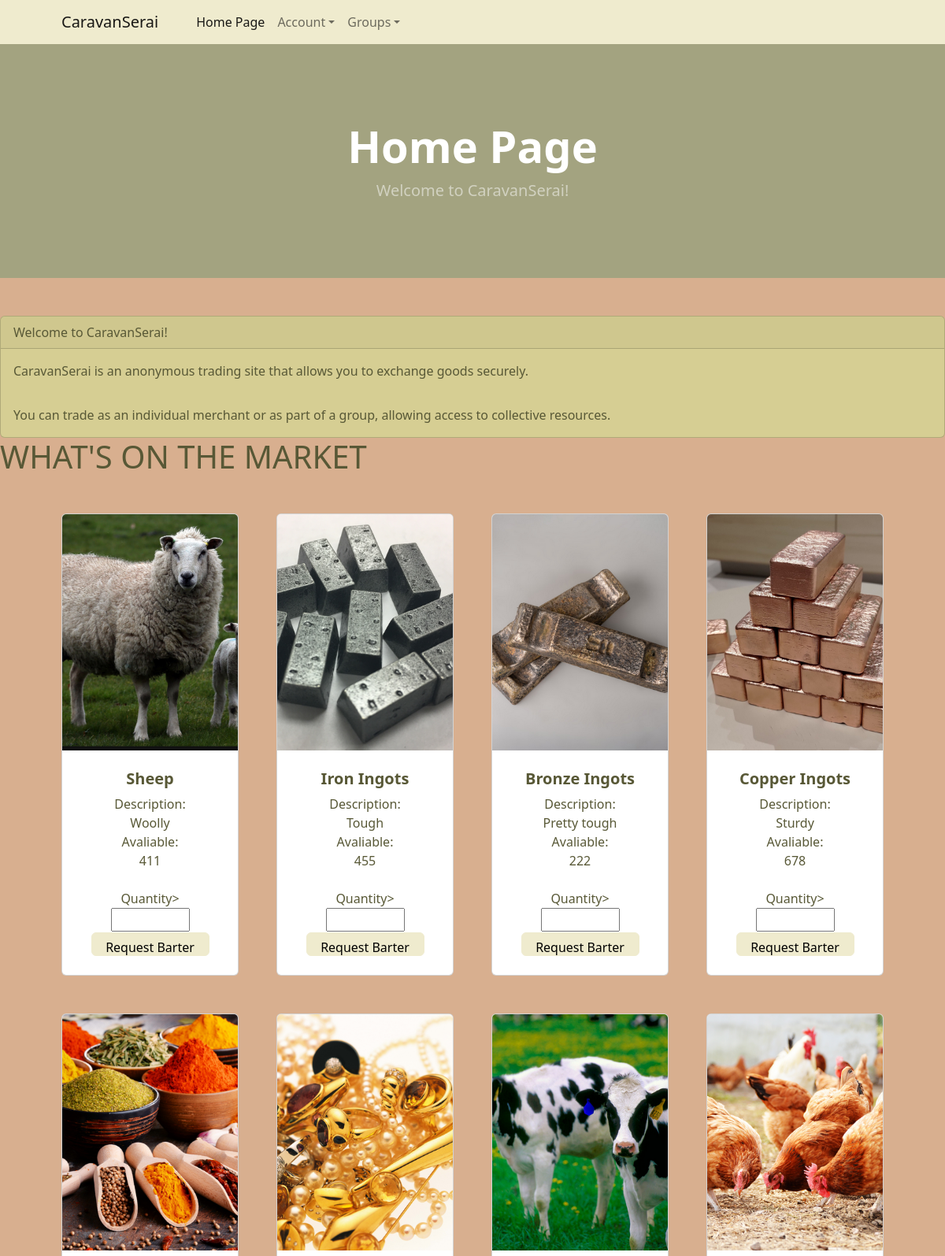
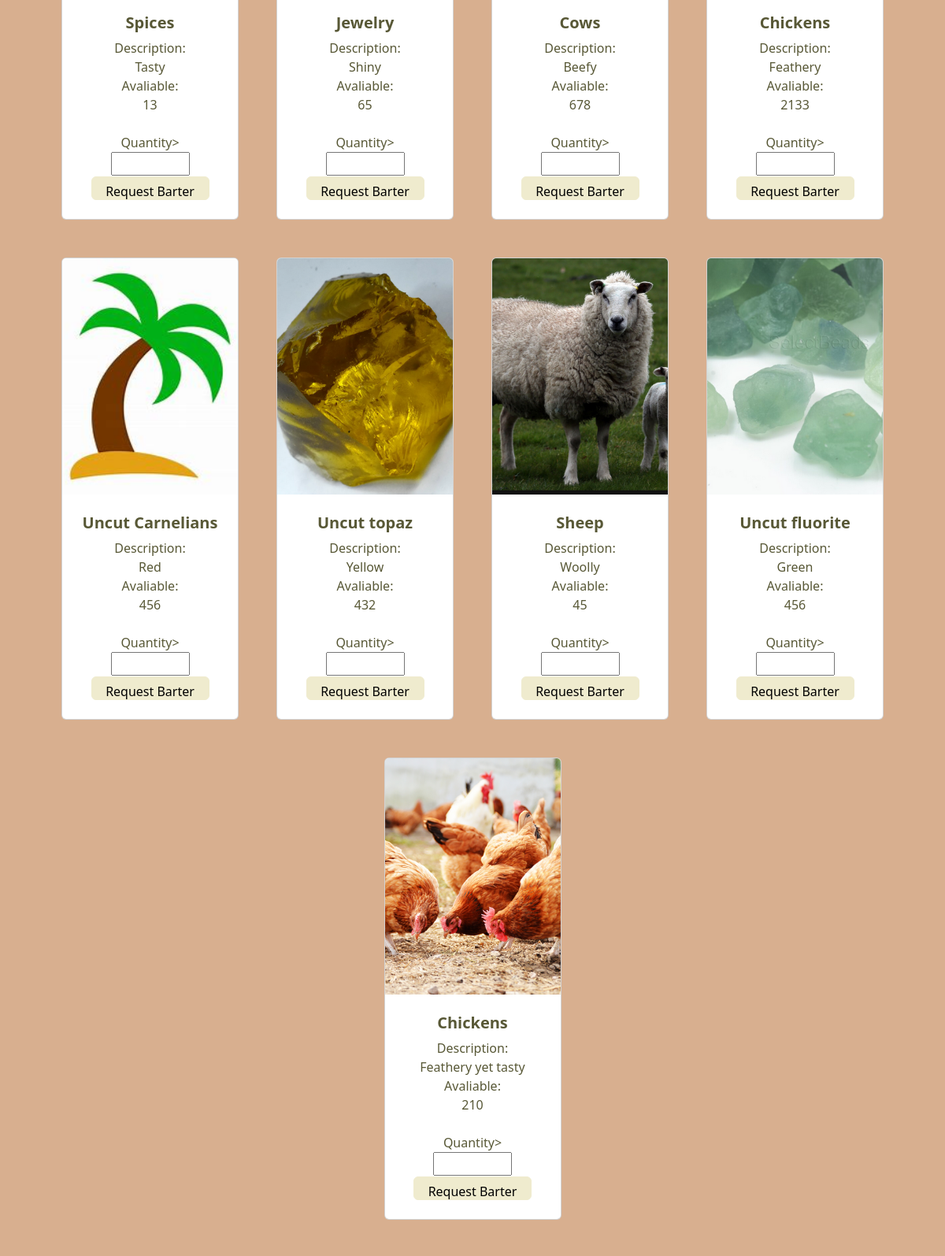
The page / (upper part) on the database its author committed (2 pictures, top to bottom).
### tables this page shows
CREATE TABLE `products` (
  `ProductName` text NOT NULL,
  `ProductID` int(11) NOT NULL,
  `UserID` varchar(255) NOT NULL,
  `Amount` int(11) NOT NULL,
  `Description` text NOT NULL,
  `ImagePath` varchar(255) NOT NULL
);

### index.php (the view, shortened to what this page needs)
<!DOCTYPE html>
<html lang="en">
    <head>
        <link href="https://cdn.jsdelivr.net/npm/bootstrap-icons@1.5.0/font/bootstrap-icons.css" rel="stylesheet" />
        <link href="styles.css" rel="stylesheet" />
    </head>
    <body>
    <?php
        if(isset($_SESSION["UserID"]) && isset($_SESSION["GroupID"]))
        {
            $_GroupID = $_SESSION["GroupID"];
            $_GroupName = $_SESSION["GroupName"];
            $conn = mysqli_connect("localhost","root","","caravanserai");
            $result = mysqli_query($conn,"SELECT * FROM products NATURAL JOIN users WHERE UserID NOT IN (SELECT UserID FROM $_GroupName)");
            $data = $result->fetch_all(MYSQLI_ASSOC);
        }
        else if(isset($_SESSION["UserID"]) && !isset($_SESSION["GroupID"]))
        {
            $_UserID = $_SESSION["UserID"];
            $conn = mysqli_connect("localhost","root","","caravanserai");
            $result = mysqli_query($conn,"SELECT * FROM products WHERE UserID!='$_UserID' LIMIT 50");
            $data = $result->fetch_all(MYSQLI_ASSOC);
        }
        else
        {
            $conn = mysqli_connect("localhost","root","","caravanserai");
            $result = mysqli_query($conn,"SELECT * FROM products LIMIT 50");
        }
        ?>
        <nav class="navbar navbar-expand-lg navbar-light bg-light">
            <div class="container px-4 px-lg-5">
                <a class="navbar-brand" aria-current = "page" href="index.php">CaravanSerai</a>
                <div class="collapse navbar-collapse" id="navbarSupportedContent">
                    <ul class="navbar-nav me-auto mb-2 mb-lg-0 ms-lg-4">
                        <li class="nav-item"><a class="nav-link active" href="index.php">Home Page</a></li>
                        <li class="nav-item dropdown">
                            <a class="nav-link dropdown-toggle" id="navbarDropdown" href="#" role="button" data-bs-toggle="dropdown" aria-expanded="false">Account</a>
                        </li>
                        <li class="nav-item dropdown">
                            <a class="nav-link dropdown-toggle" id="navbarDropdown" href="#" role="button" data-bs-toggle="dropdown" aria-expanded="false">Groups</a>
                        </li>
                    </ul>
                </div>
            </div>
        </nav>
        <header class="bg-dark py-5">
            <div class="container px-4 px-lg-5 my-5">
                <div class="text-center text-white">
                    <h1 class="display-4 fw-bolder">Home Page</h1>
                    <p class="lead fw-normal text-white-50 mb-0">Welcome to CaravanSerai!</p>
                </div>
            </div>
        </header>
        <section class="py-5">
            <div class = "card bg-success">
                <div class = "card-header">
                    Welcome to CaravanSerai!
                </div>
                <div class = "card-body">
                    CaravanSerai is an anonymous trading site that allows you to
                    exchange goods securely.
                </div>
                <div class = "card-body">
                    You can trade as an individual merchant or as part of a group,
                    allowing access to collective resources.
                </div>
            </div>
            <h1>WHAT'S ON THE MARKET</h1>
            <div class="container px-4 px-lg-5 mt-5">
                <div class="row gx-4 gx-lg-5 row-cols-2 row-cols-md-3 row-cols-xl-4 justify-content-center">
            <?php
            if(isset($_SESSION['UserID'])){
                $_UserID = $_SESSION["UserID"];
                $sql = "SELECT * FROM products WHERE UserID!='$_UserID'";
                $result = $conn->query($sql);
            }
            else{
                $sql = "SELECT * FROM products";
                $result = $conn->query($sql);
            }
            while ($row = $result->fetch_assoc()) { ?>
                <div class="col mb-5">
                    <div class="card h-100">
                        <img class="card-img-top" src="<?php echo './Images/' .$row['ImagePath']; ?>" alt="Product Image" style="height:300px; object-fit: cover;" />
                        <div class="card-body p-4">
                            <div class="text-center">
                                <h5 class="fw-bolder"><?php echo htmlspecialchars($row['ProductName']); ?></h5>
                                <?php echo "Description: <br>".htmlspecialchars($row['Description']); ?><br>
                                <?php echo "Avaliable: <br>".htmlspecialchars($row['Amount']); ?><br>
                            </div>
                        </div>
                        <div class="card-footer p-4 pt-0 border-top-0 bg-transparent">
                            <div class="text-center">
                            <form action="barter_create.php" method="post">
                                <label for="Quantity">Quantity></label>
                                <input style="height:30px; width:100px" id="Quantity" name="Quantity"></input>
                                <button style="height:30px; width:150px" class="btn btn-light" input type="submit" name="ProductID" value="<?= $row['ProductID'] ?>">Request Barter</button>
                            </form>
                            </div>
                        </div>
                    </div>
                </div>
            <?php } ?>
            </div>
            </div>
        </section>
    </body>
</html>

### rows shown on the page
products: ImagePath (picture), ProductName "Sheep", Description "Woolly", Amount "411", $row['ProductID'] 19 (drawn)
products: ImagePath (picture), ProductName "Iron Ingots", Description "Tough", Amount "455", $row['ProductID'] 20 (drawn)
products: ImagePath (picture), ProductName "Bronze Ingots", Description "Pretty tough", Amount "222", $row['ProductID'] 21 (drawn)
products: ImagePath (picture), ProductName "Copper Ingots", Description "Sturdy", Amount "678", $row['ProductID'] 22 (drawn)
products: ImagePath (picture), ProductName "Spices", Description "Tasty", Amount "13", $row['ProductID'] 23 (drawn)
products: ImagePath (picture), ProductName "Jewelry", Description "Shiny", Amount "65", $row['ProductID'] 25 (drawn)
products: ImagePath (picture), ProductName "Cows", Description "Beefy", Amount "678", $row['ProductID'] 26 (drawn)
products: ImagePath (picture), ProductName "Chickens", Description "Feathery", Amount "2133", $row['ProductID'] 27 (drawn)
products: ImagePath (picture), ProductName "Uncut Carnelians", Description "Red", Amount "456", $row['ProductID'] 28 (drawn)
products: ImagePath (picture), ProductName "Uncut topaz", Description "Yellow", Amount "432", $row['ProductID'] 29 (drawn)
products: ImagePath (picture), ProductName "Sheep", Description "Woolly", Amount "45", $row['ProductID'] 31 (drawn)
products: ImagePath (picture), ProductName "Uncut fluorite", Description "Green", Amount "456", $row['ProductID'] 32 (drawn)
products: ImagePath (picture), ProductName "Chickens", Description "Feathery yet tasty", Amount "210", $row['ProductID'] 35 (drawn)
